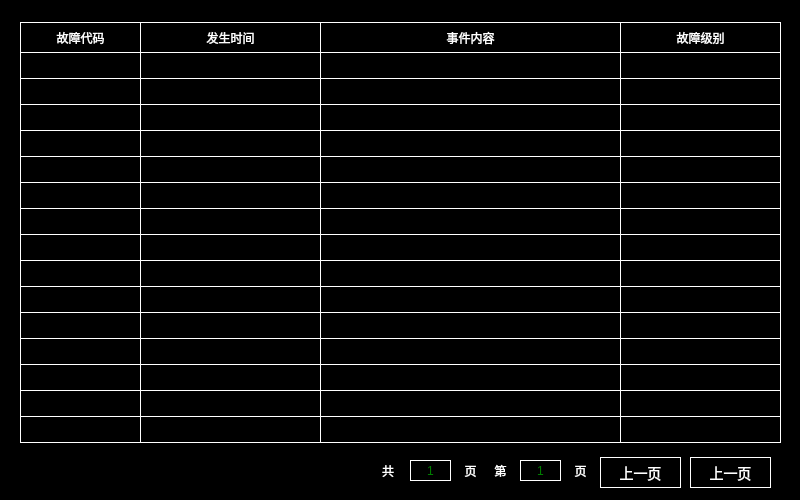
<?xml version="1.0" encoding="UTF-8"?>
<ui version="4.0">
 <class>Fault_Current</class>
 <widget class="QWidget" name="Fault_Current">
  <property name="geometry">
   <rect>
    <x>0</x>
    <y>0</y>
    <width>800</width>
    <height>500</height>
   </rect>
  </property>
  <property name="windowTitle">
   <string>Form</string>
  </property>
  <property name="styleSheet">
   <string notr="true">QWidget
{
	background-color: black;
}
QPushButton
{
	font:14px;
    color: rgb(0,0,0);
	background-color: rgb(0, 255, 0);
	border-top: 2px solid white;	
	border-left: 2px solid white;
}
QLabel
{
color:rgb(255,255,255);
border:1px solid white;
}</string>
  </property>
  <widget class="QLabel" name="label">
   <property name="geometry">
    <rect>
     <x>20</x>
     <y>22</y>
     <width>121</width>
     <height>31</height>
    </rect>
   </property>
   <property name="text">
    <string>故障代码</string>
   </property>
   <property name="alignment">
    <set>Qt::AlignCenter</set>
   </property>
  </widget>
  <widget class="QLabel" name="label_2">
   <property name="geometry">
    <rect>
     <x>140</x>
     <y>22</y>
     <width>181</width>
     <height>31</height>
    </rect>
   </property>
   <property name="text">
    <string>发生时间</string>
   </property>
   <property name="alignment">
    <set>Qt::AlignCenter</set>
   </property>
  </widget>
  <widget class="QLabel" name="label_3">
   <property name="geometry">
    <rect>
     <x>320</x>
     <y>22</y>
     <width>301</width>
     <height>31</height>
    </rect>
   </property>
   <property name="text">
    <string>事件内容</string>
   </property>
   <property name="alignment">
    <set>Qt::AlignCenter</set>
   </property>
  </widget>
  <widget class="QLabel" name="label_4">
   <property name="geometry">
    <rect>
     <x>620</x>
     <y>22</y>
     <width>161</width>
     <height>31</height>
    </rect>
   </property>
   <property name="text">
    <string>故障级别</string>
   </property>
   <property name="alignment">
    <set>Qt::AlignCenter</set>
   </property>
  </widget>
  <widget class="QLabel" name="label_5">
   <property name="geometry">
    <rect>
     <x>320</x>
     <y>52</y>
     <width>301</width>
     <height>27</height>
    </rect>
   </property>
   <property name="text">
    <string/>
   </property>
  </widget>
  <widget class="QLabel" name="label_6">
   <property name="geometry">
    <rect>
     <x>620</x>
     <y>52</y>
     <width>161</width>
     <height>27</height>
    </rect>
   </property>
   <property name="text">
    <string/>
   </property>
  </widget>
  <widget class="QLabel" name="label_7">
   <property name="geometry">
    <rect>
     <x>140</x>
     <y>52</y>
     <width>181</width>
     <height>27</height>
    </rect>
   </property>
   <property name="text">
    <string/>
   </property>
  </widget>
  <widget class="QLabel" name="label_8">
   <property name="geometry">
    <rect>
     <x>20</x>
     <y>52</y>
     <width>121</width>
     <height>27</height>
    </rect>
   </property>
   <property name="text">
    <string/>
   </property>
  </widget>
  <widget class="QLabel" name="label_9">
   <property name="geometry">
    <rect>
     <x>320</x>
     <y>78</y>
     <width>301</width>
     <height>27</height>
    </rect>
   </property>
   <property name="text">
    <string/>
   </property>
  </widget>
  <widget class="QLabel" name="label_10">
   <property name="geometry">
    <rect>
     <x>620</x>
     <y>78</y>
     <width>161</width>
     <height>27</height>
    </rect>
   </property>
   <property name="text">
    <string/>
   </property>
  </widget>
  <widget class="QLabel" name="label_11">
   <property name="geometry">
    <rect>
     <x>140</x>
     <y>78</y>
     <width>181</width>
     <height>27</height>
    </rect>
   </property>
   <property name="text">
    <string/>
   </property>
  </widget>
  <widget class="QLabel" name="label_12">
   <property name="geometry">
    <rect>
     <x>20</x>
     <y>78</y>
     <width>121</width>
     <height>27</height>
    </rect>
   </property>
   <property name="text">
    <string/>
   </property>
  </widget>
  <widget class="QLabel" name="label_13">
   <property name="geometry">
    <rect>
     <x>320</x>
     <y>104</y>
     <width>301</width>
     <height>27</height>
    </rect>
   </property>
   <property name="text">
    <string/>
   </property>
  </widget>
  <widget class="QLabel" name="label_14">
   <property name="geometry">
    <rect>
     <x>620</x>
     <y>104</y>
     <width>161</width>
     <height>27</height>
    </rect>
   </property>
   <property name="text">
    <string/>
   </property>
  </widget>
  <widget class="QLabel" name="label_15">
   <property name="geometry">
    <rect>
     <x>20</x>
     <y>156</y>
     <width>121</width>
     <height>27</height>
    </rect>
   </property>
   <property name="text">
    <string/>
   </property>
  </widget>
  <widget class="QLabel" name="label_16">
   <property name="geometry">
    <rect>
     <x>620</x>
     <y>156</y>
     <width>161</width>
     <height>27</height>
    </rect>
   </property>
   <property name="text">
    <string/>
   </property>
  </widget>
  <widget class="QLabel" name="label_17">
   <property name="geometry">
    <rect>
     <x>320</x>
     <y>130</y>
     <width>301</width>
     <height>27</height>
    </rect>
   </property>
   <property name="text">
    <string/>
   </property>
  </widget>
  <widget class="QLabel" name="label_18">
   <property name="geometry">
    <rect>
     <x>140</x>
     <y>130</y>
     <width>181</width>
     <height>27</height>
    </rect>
   </property>
   <property name="text">
    <string/>
   </property>
  </widget>
  <widget class="QLabel" name="label_19">
   <property name="geometry">
    <rect>
     <x>320</x>
     <y>156</y>
     <width>301</width>
     <height>27</height>
    </rect>
   </property>
   <property name="text">
    <string/>
   </property>
  </widget>
  <widget class="QLabel" name="label_20">
   <property name="geometry">
    <rect>
     <x>140</x>
     <y>104</y>
     <width>181</width>
     <height>27</height>
    </rect>
   </property>
   <property name="text">
    <string/>
   </property>
  </widget>
  <widget class="QLabel" name="label_21">
   <property name="geometry">
    <rect>
     <x>620</x>
     <y>130</y>
     <width>161</width>
     <height>27</height>
    </rect>
   </property>
   <property name="text">
    <string/>
   </property>
  </widget>
  <widget class="QLabel" name="label_22">
   <property name="geometry">
    <rect>
     <x>140</x>
     <y>156</y>
     <width>181</width>
     <height>27</height>
    </rect>
   </property>
   <property name="text">
    <string/>
   </property>
  </widget>
  <widget class="QLabel" name="label_23">
   <property name="geometry">
    <rect>
     <x>20</x>
     <y>104</y>
     <width>121</width>
     <height>27</height>
    </rect>
   </property>
   <property name="text">
    <string/>
   </property>
  </widget>
  <widget class="QLabel" name="label_24">
   <property name="geometry">
    <rect>
     <x>20</x>
     <y>130</y>
     <width>121</width>
     <height>27</height>
    </rect>
   </property>
   <property name="text">
    <string/>
   </property>
  </widget>
  <widget class="QLabel" name="label_25">
   <property name="geometry">
    <rect>
     <x>20</x>
     <y>182</y>
     <width>121</width>
     <height>27</height>
    </rect>
   </property>
   <property name="text">
    <string/>
   </property>
  </widget>
  <widget class="QLabel" name="label_26">
   <property name="geometry">
    <rect>
     <x>320</x>
     <y>234</y>
     <width>301</width>
     <height>27</height>
    </rect>
   </property>
   <property name="text">
    <string/>
   </property>
  </widget>
  <widget class="QLabel" name="label_27">
   <property name="geometry">
    <rect>
     <x>140</x>
     <y>182</y>
     <width>181</width>
     <height>27</height>
    </rect>
   </property>
   <property name="text">
    <string/>
   </property>
  </widget>
  <widget class="QLabel" name="label_28">
   <property name="geometry">
    <rect>
     <x>620</x>
     <y>182</y>
     <width>161</width>
     <height>27</height>
    </rect>
   </property>
   <property name="text">
    <string/>
   </property>
  </widget>
  <widget class="QLabel" name="label_29">
   <property name="geometry">
    <rect>
     <x>320</x>
     <y>260</y>
     <width>301</width>
     <height>27</height>
    </rect>
   </property>
   <property name="text">
    <string/>
   </property>
  </widget>
  <widget class="QLabel" name="label_30">
   <property name="geometry">
    <rect>
     <x>140</x>
     <y>312</y>
     <width>181</width>
     <height>27</height>
    </rect>
   </property>
   <property name="text">
    <string/>
   </property>
  </widget>
  <widget class="QLabel" name="label_31">
   <property name="geometry">
    <rect>
     <x>20</x>
     <y>260</y>
     <width>121</width>
     <height>27</height>
    </rect>
   </property>
   <property name="text">
    <string/>
   </property>
  </widget>
  <widget class="QLabel" name="label_32">
   <property name="geometry">
    <rect>
     <x>140</x>
     <y>234</y>
     <width>181</width>
     <height>27</height>
    </rect>
   </property>
   <property name="text">
    <string/>
   </property>
  </widget>
  <widget class="QLabel" name="label_33">
   <property name="geometry">
    <rect>
     <x>140</x>
     <y>260</y>
     <width>181</width>
     <height>27</height>
    </rect>
   </property>
   <property name="text">
    <string/>
   </property>
  </widget>
  <widget class="QLabel" name="label_34">
   <property name="geometry">
    <rect>
     <x>620</x>
     <y>260</y>
     <width>161</width>
     <height>27</height>
    </rect>
   </property>
   <property name="text">
    <string/>
   </property>
  </widget>
  <widget class="QLabel" name="label_35">
   <property name="geometry">
    <rect>
     <x>20</x>
     <y>312</y>
     <width>121</width>
     <height>27</height>
    </rect>
   </property>
   <property name="text">
    <string/>
   </property>
  </widget>
  <widget class="QLabel" name="label_36">
   <property name="geometry">
    <rect>
     <x>140</x>
     <y>286</y>
     <width>181</width>
     <height>27</height>
    </rect>
   </property>
   <property name="text">
    <string/>
   </property>
  </widget>
  <widget class="QLabel" name="label_37">
   <property name="geometry">
    <rect>
     <x>20</x>
     <y>234</y>
     <width>121</width>
     <height>27</height>
    </rect>
   </property>
   <property name="text">
    <string/>
   </property>
  </widget>
  <widget class="QLabel" name="label_38">
   <property name="geometry">
    <rect>
     <x>320</x>
     <y>286</y>
     <width>301</width>
     <height>27</height>
    </rect>
   </property>
   <property name="text">
    <string/>
   </property>
  </widget>
  <widget class="QLabel" name="label_39">
   <property name="geometry">
    <rect>
     <x>20</x>
     <y>286</y>
     <width>121</width>
     <height>27</height>
    </rect>
   </property>
   <property name="text">
    <string/>
   </property>
  </widget>
  <widget class="QLabel" name="label_40">
   <property name="geometry">
    <rect>
     <x>620</x>
     <y>286</y>
     <width>161</width>
     <height>27</height>
    </rect>
   </property>
   <property name="text">
    <string/>
   </property>
  </widget>
  <widget class="QLabel" name="label_41">
   <property name="geometry">
    <rect>
     <x>20</x>
     <y>208</y>
     <width>121</width>
     <height>27</height>
    </rect>
   </property>
   <property name="text">
    <string/>
   </property>
  </widget>
  <widget class="QLabel" name="label_42">
   <property name="geometry">
    <rect>
     <x>320</x>
     <y>208</y>
     <width>301</width>
     <height>27</height>
    </rect>
   </property>
   <property name="text">
    <string/>
   </property>
  </widget>
  <widget class="QLabel" name="label_43">
   <property name="geometry">
    <rect>
     <x>320</x>
     <y>312</y>
     <width>301</width>
     <height>27</height>
    </rect>
   </property>
   <property name="text">
    <string/>
   </property>
  </widget>
  <widget class="QLabel" name="label_44">
   <property name="geometry">
    <rect>
     <x>140</x>
     <y>208</y>
     <width>181</width>
     <height>27</height>
    </rect>
   </property>
   <property name="text">
    <string/>
   </property>
  </widget>
  <widget class="QLabel" name="label_45">
   <property name="geometry">
    <rect>
     <x>620</x>
     <y>208</y>
     <width>161</width>
     <height>27</height>
    </rect>
   </property>
   <property name="text">
    <string/>
   </property>
  </widget>
  <widget class="QLabel" name="label_46">
   <property name="geometry">
    <rect>
     <x>320</x>
     <y>182</y>
     <width>301</width>
     <height>27</height>
    </rect>
   </property>
   <property name="text">
    <string/>
   </property>
  </widget>
  <widget class="QLabel" name="label_47">
   <property name="geometry">
    <rect>
     <x>620</x>
     <y>312</y>
     <width>161</width>
     <height>27</height>
    </rect>
   </property>
   <property name="text">
    <string/>
   </property>
  </widget>
  <widget class="QLabel" name="label_48">
   <property name="geometry">
    <rect>
     <x>620</x>
     <y>234</y>
     <width>161</width>
     <height>27</height>
    </rect>
   </property>
   <property name="text">
    <string/>
   </property>
  </widget>
  <widget class="QLabel" name="label_49">
   <property name="geometry">
    <rect>
     <x>320</x>
     <y>416</y>
     <width>301</width>
     <height>27</height>
    </rect>
   </property>
   <property name="text">
    <string/>
   </property>
  </widget>
  <widget class="QLabel" name="label_50">
   <property name="geometry">
    <rect>
     <x>620</x>
     <y>390</y>
     <width>161</width>
     <height>27</height>
    </rect>
   </property>
   <property name="text">
    <string/>
   </property>
  </widget>
  <widget class="QLabel" name="label_51">
   <property name="geometry">
    <rect>
     <x>320</x>
     <y>364</y>
     <width>301</width>
     <height>27</height>
    </rect>
   </property>
   <property name="text">
    <string/>
   </property>
  </widget>
  <widget class="QLabel" name="label_52">
   <property name="geometry">
    <rect>
     <x>140</x>
     <y>364</y>
     <width>181</width>
     <height>27</height>
    </rect>
   </property>
   <property name="text">
    <string/>
   </property>
  </widget>
  <widget class="QLabel" name="label_53">
   <property name="geometry">
    <rect>
     <x>20</x>
     <y>338</y>
     <width>121</width>
     <height>27</height>
    </rect>
   </property>
   <property name="text">
    <string/>
   </property>
  </widget>
  <widget class="QLabel" name="label_54">
   <property name="geometry">
    <rect>
     <x>620</x>
     <y>416</y>
     <width>161</width>
     <height>27</height>
    </rect>
   </property>
   <property name="text">
    <string/>
   </property>
  </widget>
  <widget class="QLabel" name="label_55">
   <property name="geometry">
    <rect>
     <x>140</x>
     <y>390</y>
     <width>181</width>
     <height>27</height>
    </rect>
   </property>
   <property name="text">
    <string/>
   </property>
  </widget>
  <widget class="QLabel" name="label_56">
   <property name="geometry">
    <rect>
     <x>140</x>
     <y>416</y>
     <width>181</width>
     <height>27</height>
    </rect>
   </property>
   <property name="text">
    <string/>
   </property>
  </widget>
  <widget class="QLabel" name="label_57">
   <property name="geometry">
    <rect>
     <x>140</x>
     <y>338</y>
     <width>181</width>
     <height>27</height>
    </rect>
   </property>
   <property name="text">
    <string/>
   </property>
  </widget>
  <widget class="QLabel" name="label_58">
   <property name="geometry">
    <rect>
     <x>20</x>
     <y>390</y>
     <width>121</width>
     <height>27</height>
    </rect>
   </property>
   <property name="text">
    <string/>
   </property>
  </widget>
  <widget class="QLabel" name="label_59">
   <property name="geometry">
    <rect>
     <x>620</x>
     <y>338</y>
     <width>161</width>
     <height>27</height>
    </rect>
   </property>
   <property name="text">
    <string/>
   </property>
  </widget>
  <widget class="QLabel" name="label_60">
   <property name="geometry">
    <rect>
     <x>20</x>
     <y>364</y>
     <width>121</width>
     <height>27</height>
    </rect>
   </property>
   <property name="text">
    <string/>
   </property>
  </widget>
  <widget class="QLabel" name="label_61">
   <property name="geometry">
    <rect>
     <x>320</x>
     <y>338</y>
     <width>301</width>
     <height>27</height>
    </rect>
   </property>
   <property name="text">
    <string/>
   </property>
  </widget>
  <widget class="QLabel" name="label_62">
   <property name="geometry">
    <rect>
     <x>20</x>
     <y>416</y>
     <width>121</width>
     <height>27</height>
    </rect>
   </property>
   <property name="text">
    <string/>
   </property>
  </widget>
  <widget class="QLabel" name="label_63">
   <property name="geometry">
    <rect>
     <x>620</x>
     <y>364</y>
     <width>161</width>
     <height>27</height>
    </rect>
   </property>
   <property name="text">
    <string/>
   </property>
  </widget>
  <widget class="QLabel" name="label_64">
   <property name="geometry">
    <rect>
     <x>320</x>
     <y>390</y>
     <width>301</width>
     <height>27</height>
    </rect>
   </property>
   <property name="text">
    <string/>
   </property>
  </widget>
  <widget class="QLabel" name="label_65">
   <property name="geometry">
    <rect>
     <x>380</x>
     <y>460</y>
     <width>16</width>
     <height>21</height>
    </rect>
   </property>
   <property name="styleSheet">
    <string notr="true">border:0px ;</string>
   </property>
   <property name="text">
    <string>共</string>
   </property>
   <property name="alignment">
    <set>Qt::AlignCenter</set>
   </property>
  </widget>
  <widget class="QLabel" name="label_66">
   <property name="geometry">
    <rect>
     <x>460</x>
     <y>460</y>
     <width>21</width>
     <height>21</height>
    </rect>
   </property>
   <property name="styleSheet">
    <string notr="true">border:0px ;</string>
   </property>
   <property name="text">
    <string>页</string>
   </property>
   <property name="alignment">
    <set>Qt::AlignCenter</set>
   </property>
  </widget>
  <widget class="QLabel" name="label_67">
   <property name="geometry">
    <rect>
     <x>490</x>
     <y>460</y>
     <width>21</width>
     <height>21</height>
    </rect>
   </property>
   <property name="styleSheet">
    <string notr="true">border:0px ;</string>
   </property>
   <property name="text">
    <string>第</string>
   </property>
   <property name="alignment">
    <set>Qt::AlignCenter</set>
   </property>
  </widget>
  <widget class="QLabel" name="label_68">
   <property name="geometry">
    <rect>
     <x>570</x>
     <y>460</y>
     <width>21</width>
     <height>21</height>
    </rect>
   </property>
   <property name="styleSheet">
    <string notr="true">border:0px ;</string>
   </property>
   <property name="text">
    <string>页</string>
   </property>
   <property name="alignment">
    <set>Qt::AlignCenter</set>
   </property>
  </widget>
  <widget class="QLabel" name="label_69">
   <property name="geometry">
    <rect>
     <x>410</x>
     <y>460</y>
     <width>41</width>
     <height>21</height>
    </rect>
   </property>
   <property name="styleSheet">
    <string notr="true">background-color: rgb(0, 0, 0);
border:1px solid white;
color:green;</string>
   </property>
   <property name="text">
    <string>1</string>
   </property>
   <property name="alignment">
    <set>Qt::AlignCenter</set>
   </property>
  </widget>
  <widget class="QLabel" name="label_70">
   <property name="geometry">
    <rect>
     <x>520</x>
     <y>460</y>
     <width>41</width>
     <height>21</height>
    </rect>
   </property>
   <property name="styleSheet">
    <string notr="true">background-color: rgb(0, 0, 0);
border:1px solid white;
color:green;</string>
   </property>
   <property name="text">
    <string>1</string>
   </property>
   <property name="alignment">
    <set>Qt::AlignCenter</set>
   </property>
  </widget>
  <widget class="QPushButton" name="pushButton">
   <property name="geometry">
    <rect>
     <x>600</x>
     <y>457</y>
     <width>81</width>
     <height>31</height>
    </rect>
   </property>
   <property name="styleSheet">
    <string notr="true">background-color: rgb(0, 0, 0);
color: rgb(255, 255, 255);
border:1px solid white;</string>
   </property>
   <property name="text">
    <string>上一页</string>
   </property>
  </widget>
  <widget class="QPushButton" name="pushButton_2">
   <property name="geometry">
    <rect>
     <x>690</x>
     <y>457</y>
     <width>81</width>
     <height>31</height>
    </rect>
   </property>
   <property name="styleSheet">
    <string notr="true">background-color: rgb(0, 0, 0);
color: rgb(255, 255, 255);
border:1px solid white;</string>
   </property>
   <property name="text">
    <string>上一页</string>
   </property>
  </widget>
 </widget>
 <resources/>
 <connections/>
</ui>
